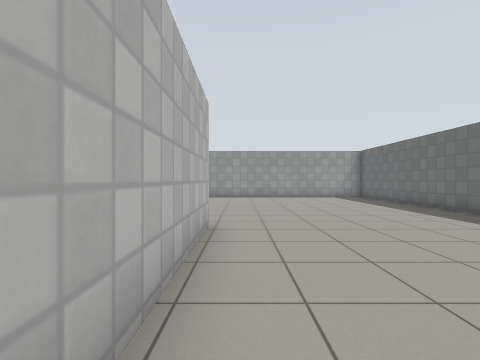
[1] (above)

24 first-person views from a walk through a Gazebo world. The camera is 0.94 m above the floor, looks level and sees 85° across. The floor is counted in squares, 1 m on a side. Each view is taken from the middle of a square. On the plan, view 1 faces up. The plan holds only what a view shows up to about 11 squares ahead; the rest is blank. Simple patterns stand in for the simulator's built-in surfaces.

[2]
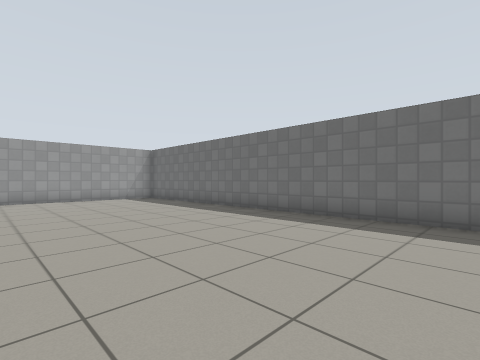

[3]
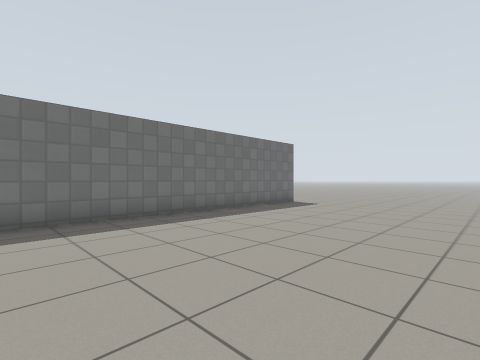

[4]
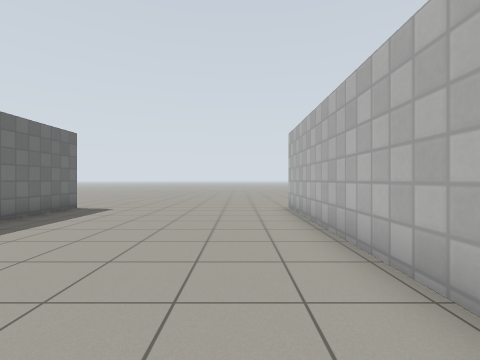

[5]
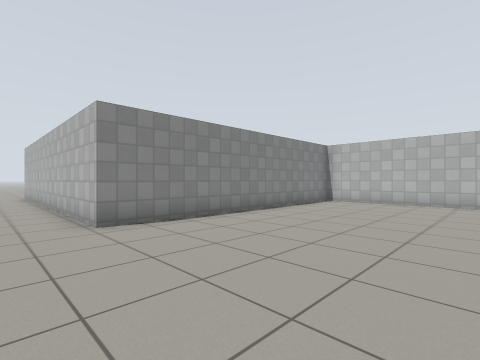

[6]
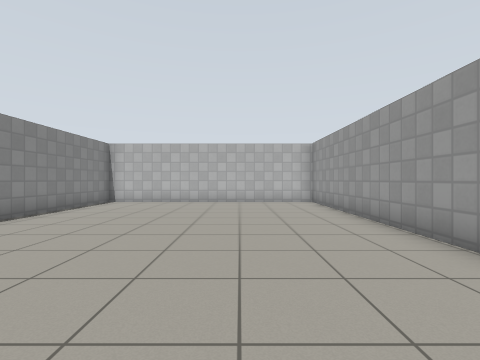

[7]
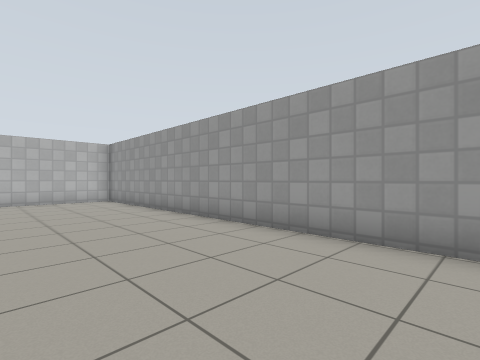

[8]
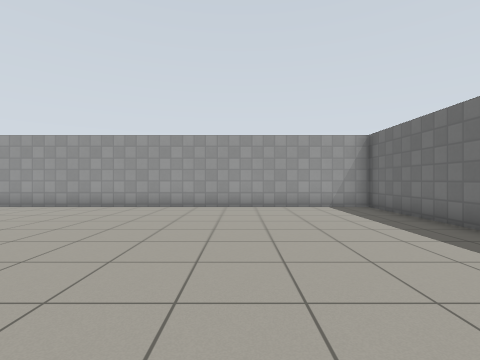

[9]
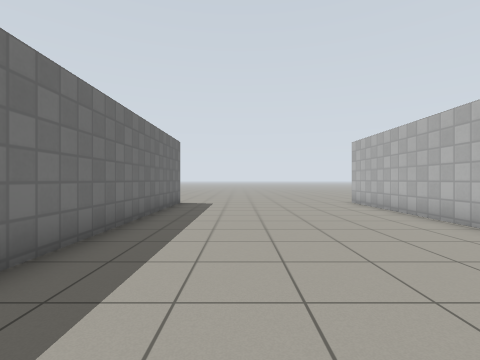

[10]
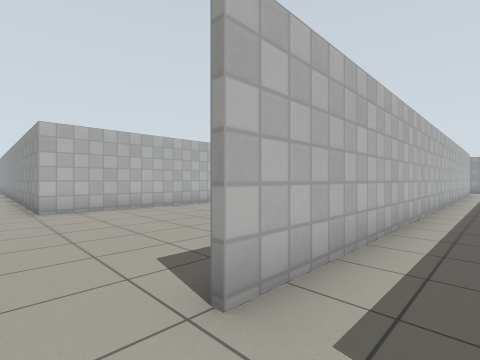

[11]
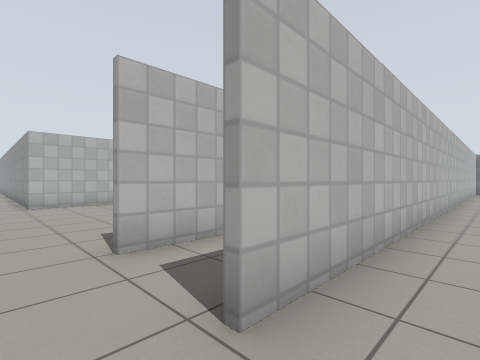

[12]
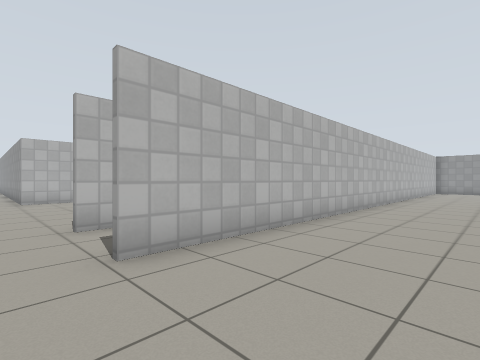

[13]
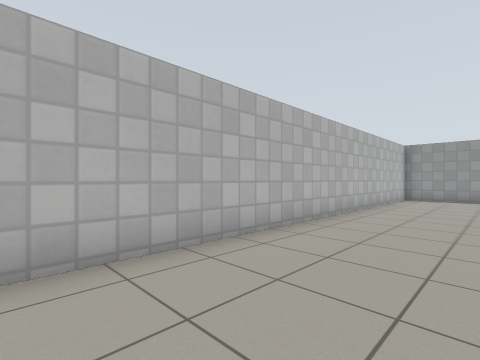

[14]
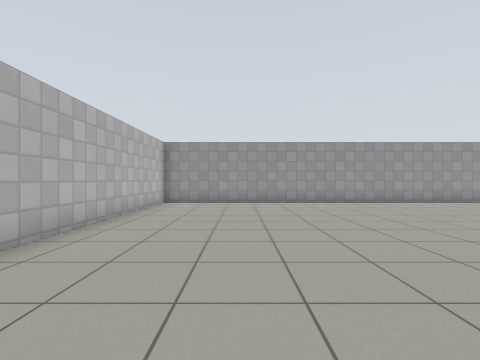

[15]
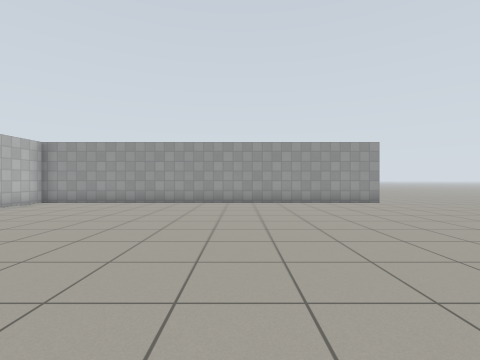

[16]
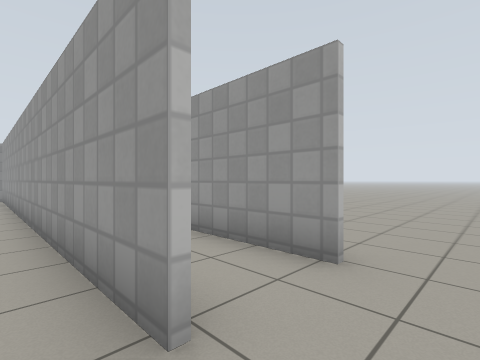

[17]
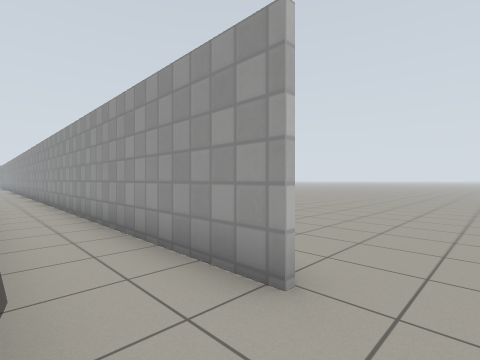

[18]
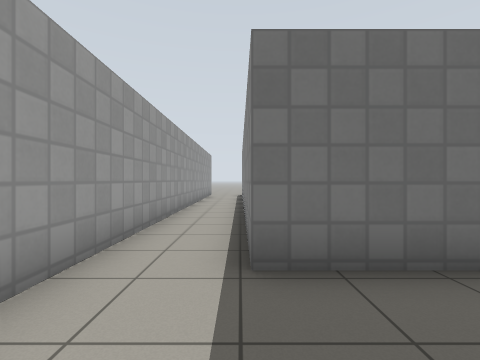

[19]
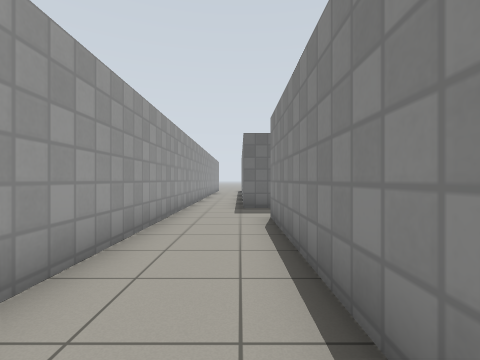

[20]
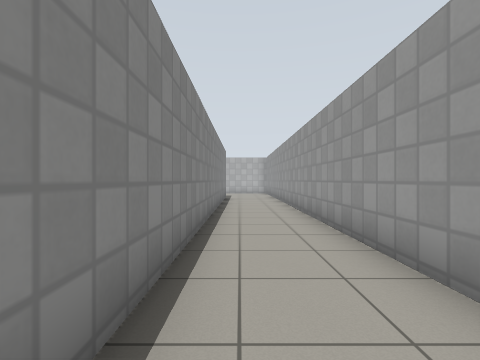

[21]
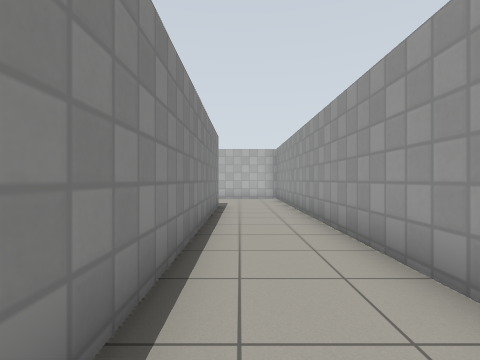

[22]
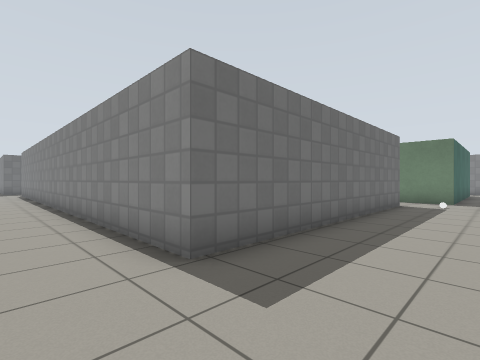

[23]
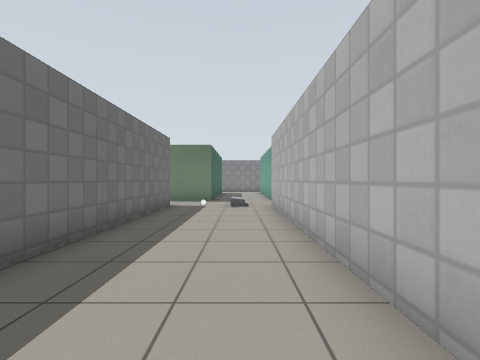

[24]
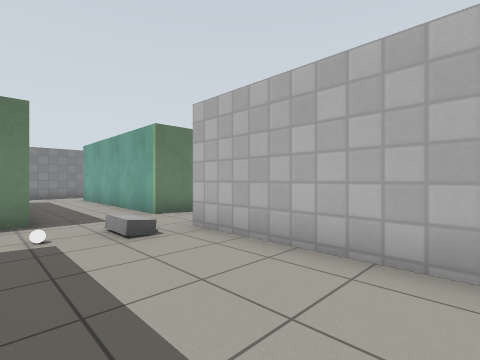

### Floor plan
Points are (right, up) in squares from view 1. A wall is a line through its corners. A room is listed if a view was taken in it or the views show most of it. See-through windows are left out.
Room 1 (views 1, 2, 3, 4, 5, 6, 7, 8, 9)
walls: (-10, 5.4) (-0.6, 5.4) (-0.6, -5.9); (6.5, -5.9) (6.5, 14.1) (-9.9, 14.1); (-10.2, 13.4) (-10.2, 6.6)
ways out: opening at (6.5, -6.5) to room 2; opening at (-1, -7)
Room 2 (views 10, 18, 19, 20, 21, 22, 23, 24)
walls: (-14.1, 13.9) (-14.1, 5.4); (8.7, 12.5) (8.7, 14.9) (13.4, 14.9); (-10.4, 5.3) (-10.4, 14.2) (6.5, 14.2); (6.6, 7) (6.6, -5.9); (-11.7, 1.9) (-11.7, 3.4) (-10, 3.4); (-15.8, 3.4) (-14.5, 3.4) (-14.5, -2.1); (22.8, 16.8) (-11.9, 16.8)
ways out: opening at (6.5, -6.5) to room 1; opening at (9, -6.5) to room 3; opening at (23.5, 15) to room 3; opening at (-15.5, 4.5); opening at (-10, 4); opening at (23.5, 17)
objects: person (-13, 5) to (-13, 6); white ball (-12, 5)
Room 3 (views 11, 12, 13, 14, 15, 16, 17)
walls: (22.7, 14.7) (8.9, 14.7) (8.9, -5.9)
ways out: opening at (9, -6.5) to room 2; opening at (23.5, 15) to room 2

Where each view was taken, in squares from view 1:
view 1: 0 up, 0 right, facing up
view 2: 1 up, 0 right, facing up-right
view 3: 4 up, 0 right, facing down-right
view 4: 3 up, 1 right, facing down
view 5: 11 up, 1 right, facing down-left
view 6: 11 up, 1 right, facing left
view 7: 10 up, 2 right, facing up-left
view 8: 5 up, 2 right, facing up
view 9: 5 up, 4 right, facing down
view 10: 7 down, 8 right, facing up-left
view 11: 7 down, 10 right, facing up-left
view 12: 7 down, 12 right, facing up-left
view 13: 1 up, 12 right, facing up-left
view 14: 4 up, 12 right, facing up
view 15: 4 up, 17 right, facing up
view 16: 14 up, 24 right, facing up-left
view 17: 15 up, 24 right, facing up-left
view 18: 15 up, 6 right, facing right
view 19: 15 up, 0 right, facing right
view 20: 15 up, 4 right, facing left
view 21: 15 up, 1 left, facing left
view 22: 16 up, 13 left, facing down-right
view 23: 15 up, 13 left, facing down
view 24: 10 up, 11 left, facing down-left
